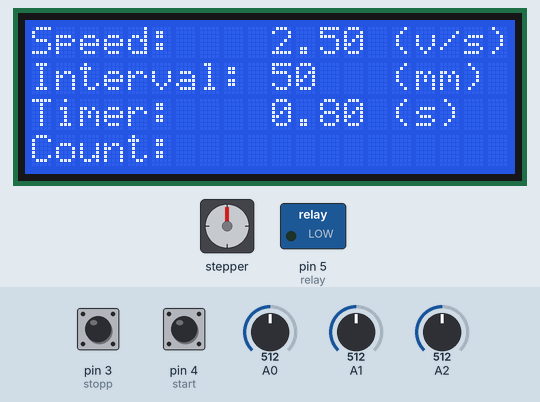
Recording of a sketch running on a simulated Arduino Uno, built with avr-gcc and run on an emulated ATmega328P. Parts: stepper motor, 20×4 character LCD, switched loads named in the sketch (green lamp = pin HIGH). Wiring (inferred from the names in the program): stepper motor driver (200 steps per turn assumed): step pin 6; direction pin 7. Inputs (shaded band) come from the test bench; at power-on: pin 4 (start) HIGH, pin 3 (stopp) HIGH, A0 = 512, A1 = 512, A2 = 512. Pins used as bus, display or sensor lines are not drawn; what the sketch prints to the serial monitor is not drawn.

Above: at 1.2 s.
1.3 s: pin 4 (start) pulled LOW for 0.15 s
At 4.1 s:
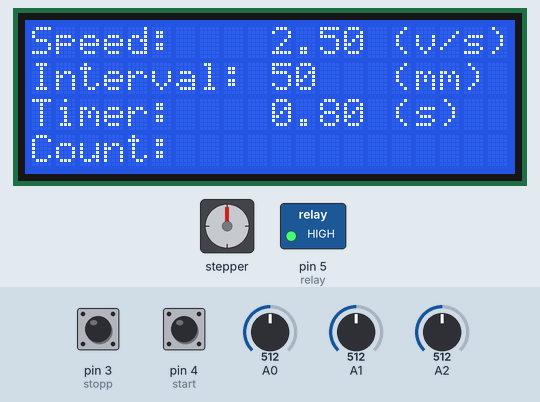
4.4 s: pin 3 (stopp) pulled LOW for 0.15 s
At 5.7 s:
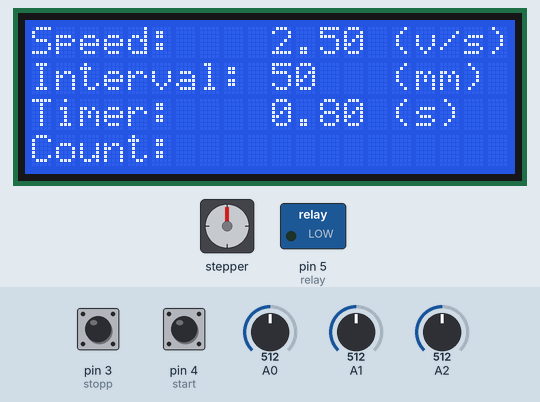
6.0 s: A0 set to 716
7.5 s: pin 4 (start) pulled LOW for 1 s
At 9.9 s:
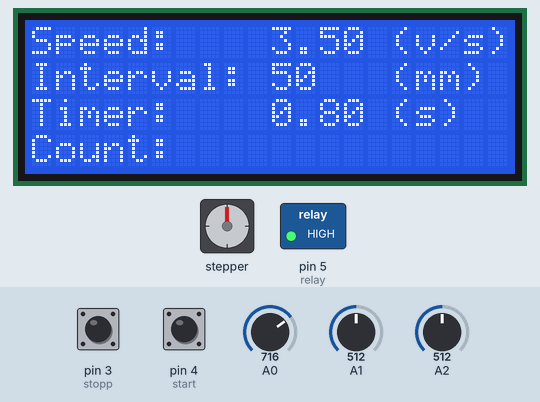
11.5 s: pin 3 (stopp) pulled LOW for 1 s
At 11.51 s:
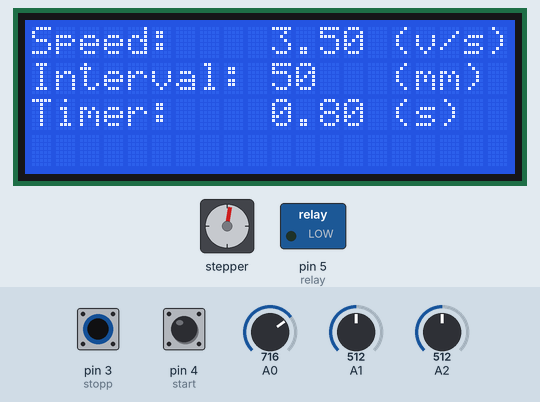
14.0 s: pin 4 (start) pulled LOW for 0.15 s
At 16.7 s:
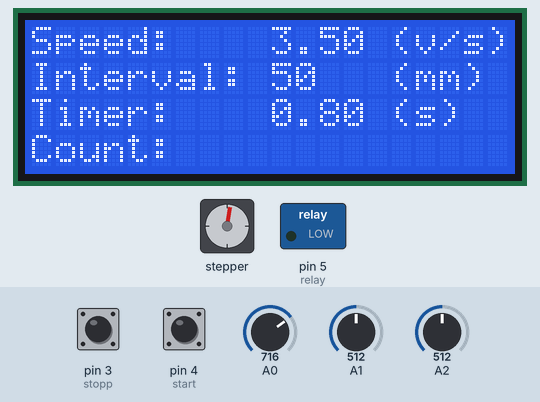
Timing chart, 0 to 18.1 s (numbered marks = the images above; inputs shaded):
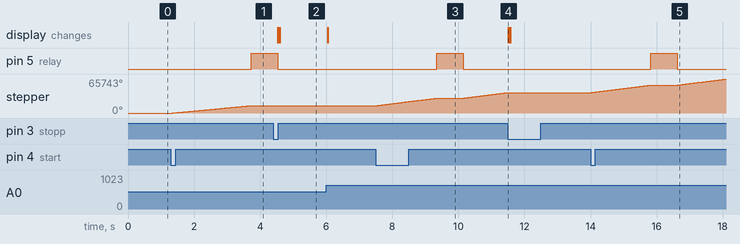

Measured:
- after the input at 1.3 s, pin 5 (relay): LOW → HIGH after 2.4 s; stepper: turns 14400° clockwise in 2.4 s, starting after 0.05 s
- after the input at 4.4 s, stepper: stops changing and stays 14400°
- after the input at 7.5 s, pin 5 (relay): LOW → HIGH after 1.8 s, → LOW 0.80 s later; stepper: turns 14400° clockwise in 1.8 s, then 10733° clockwise in 1.3 s
- after the input at 11.5 s, pin 5 (relay): stays LOW (without the input it goes to HIGH after 0.45 s); the display: changes at once (image 4)
- after the input at 14.0 s, pin 5 (relay): LOW → HIGH after 1.8 s, → LOW 0.80 s later; stepper: turns 14400° clockwise in 1.8 s, then 11535° clockwise in 1.4 s

The sketch:

CODE-066.ino
```cpp
//#VTM https://www.youtube.com/c/VTMVlogVoThongMinh
#include <Wire.h>
#include <LiquidCrystal_I2C.h>
LiquidCrystal_I2C lcd(0x27, 20, 4);
const int stepPin = 6;//clk+
const int dirPin = 7;//cw`+
#define start 4
#define stopp 3
#define relay 5
void setup() {
  Serial.begin(9600);
  lcd.init();
  lcd.backlight();
  pinMode(stepPin, OUTPUT);
  pinMode(dirPin, OUTPUT);
  pinMode(relay, OUTPUT);
  pinMode(start, INPUT_PULLUP);
  pinMode(stopp, INPUT_PULLUP);
  digitalWrite(relay, LOW);
}
//...........................................................................
void loop() {
set:
  int i = 0;
  long bb = analogRead(A0);
  long aa = analogRead(A1);
  long cc = analogRead(A2);
  double b = map(bb, 0, 1023, 1, 50);//speed
  long a = map(aa, 0, 1023, 1, 10);//distance
  double c = map(cc, 0, 1023, 2, 15);//delay
  //Serial.println(bb);
  //lcd.clear();
  //..........................................................................
  lcd.setCursor(0, 0);
  lcd.print("Speed:");
  lcd.setCursor(10, 0);
  lcd.print(b / 10);
  lcd.setCursor(15, 0);
  lcd.print("(v/s)");

  lcd.setCursor(0, 1);
  lcd.print("Interval:");
  lcd.setCursor(10, 1);
  lcd.print(a * 10);
  lcd.setCursor(15, 1);
  lcd.print("(mm)");

  lcd.setCursor(0, 2);
  lcd.print("Timer:");
  lcd.setCursor(10, 2);
  lcd.print(c / 10);
  lcd.setCursor(15, 2);
  lcd.print("(s)");

  lcd.setCursor(0, 3);
  lcd.print("");
  lcd.setCursor(10, 3);
  lcd.print("");
  lcd.setCursor(0, 3);
  lcd.print("Count:              ");


  //..............................................................................
  if (a < 10)
  {
    lcd.setCursor(12, 1);
    lcd.print(" ");
  }
  if (a < 1)
  {
    lcd.setCursor(11, 1);
    lcd.print(" ");
  }
  //......................................................................
  if (digitalRead(start) == 0)
  {
    while (1)
    {
      Serial.println("ON");
      digitalWrite(dirPin, HIGH);
      for (int x = 0; x < a * 1600 ; x++) {
        digitalWrite(stepPin, HIGH);
        delayMicroseconds(3125 / b);
        digitalWrite(stepPin, LOW);
        delayMicroseconds(3125 / b);
        if (digitalRead(stopp) == 0)
        {
          Serial.println("stop");
          lcd.setCursor(0, 3);
          lcd.print("                    ");
          goto set;
        }
      }
      digitalWrite(relay, HIGH);
      delay(c * 100);
      digitalWrite(relay, LOW);
      i ++;
      lcd.setCursor(7, 3);
      lcd.print(i);
      if (digitalRead(stopp) == 0)
      {
        Serial.println("stop");
        goto set;
      }
    }
  }
}
```
